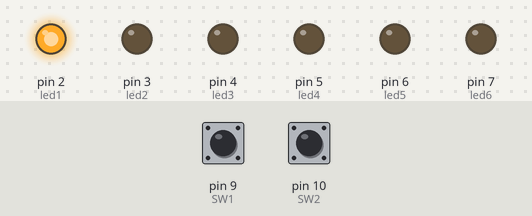
This sketch was run on a simulated Arduino Uno, built with avr-gcc and run on an emulated ATmega328P. On the bench: output pins drawn as LEDs (lit = HIGH). The inputs (shaded band) are chosen by the test bench; at power-on: pin 9 (SW1) HIGH, pin 10 (SW2) HIGH.

Above: at 1.2 s.
1.3 s: pin 9 (SW1) pulled LOW for 0.15 s
At 2.4 s:
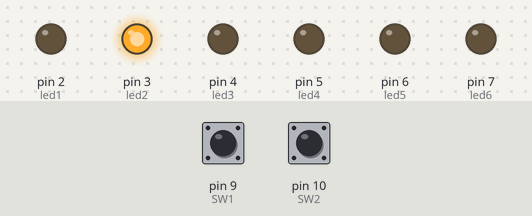
3.0 s: pin 9 (SW1) pulled LOW for 1 s
At 4.9 s:
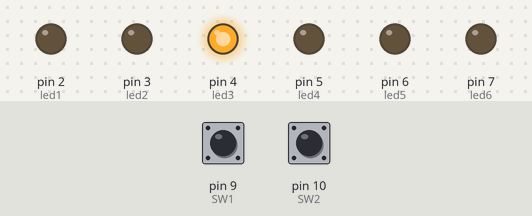
5.6 s: pin 9 (SW1) pulled LOW for 0.15 s
At 6.9 s:
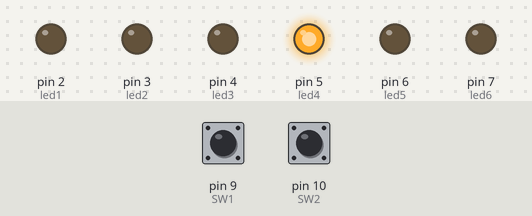
7.3 s: pin 9 (SW1) pulled LOW for 3.2 s
At 11.1 s:
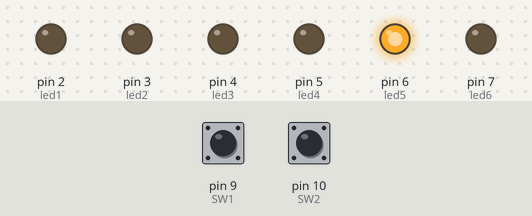
12.1 s: pin 9 (SW1) pulled LOW for 0.15 s
At 13.0 s:
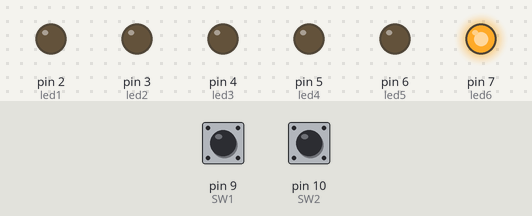
13.8 s: pin 10 (SW2) pulled LOW for 0.15 s
At 14.3 s:
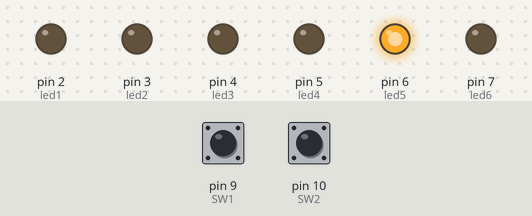
Timing chart, 0 to 16.5 s (numbered marks = the images above; inputs shaded):
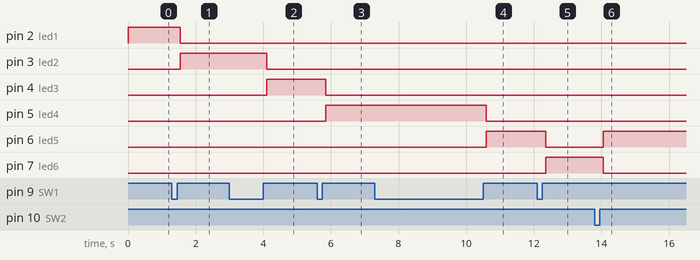

Measured:
- after the input at 1.3 s, pin 2 (led1): HIGH → LOW after 0.25 s; pin 3 (led2): LOW → HIGH after 0.25 s
- after the input at 3.0 s, pin 3 (led2): HIGH → LOW after 1.1 s; pin 4 (led3): LOW → HIGH after 1.1 s
- after the input at 5.6 s, pin 4 (led3): HIGH → LOW after 0.25 s; pin 5 (led4): LOW → HIGH after 0.25 s
- after the input at 7.3 s, pin 5 (led4): HIGH → LOW after 3.3 s; pin 6 (led5): LOW → HIGH after 3.3 s
- after the input at 12.1 s, pin 6 (led5): HIGH → LOW after 0.25 s; pin 7 (led6): LOW → HIGH after 0.25 s
- after the input at 13.8 s, pin 6 (led5): LOW → HIGH after 0.25 s; pin 7 (led6): HIGH → LOW after 0.25 s

The sketch:

SW_LED.ino
```cpp
#define SW1 digitalRead(9)
#define SW2 digitalRead(10)
#define BUZZER(x) digitalWrite(12, x)

void setup() {
  Serial.begin(9600);

  pinMode(2, OUTPUT);         // led1
  pinMode(3, OUTPUT);         // led2
  pinMode(4, OUTPUT);         // led3
  pinMode(5, OUTPUT);         // led4
  pinMode(6, OUTPUT);         // led5
  pinMode(7, OUTPUT);         // led6

  pinMode(9, INPUT_PULLUP);   // SW1
  pinMode(10, INPUT_PULLUP);  // SW2
}

int led_control = 2;  // 2...7


void BUZ(int n, int c) {
  for (int i = 0; i < n; i++) {
    BUZZER(1);
    delay(c);
    BUZZER(0);
  }
}

void SW_Control(int *t) {
  if (SW1==0 ) {
    while(SW1==0) {}
    BUZ(1, 100);
    if (*t < 7)
      *t += 1;
    else
      BUZ(1,100);
  }
  if (SW2==0) {
    while(SW2==0) {}
    BUZ(1, 100);
    if (*t > 2)
      *t -= 1;
    else
      BUZ(1,100);
  }
}

void loop() {
  SW_Control(&led_control);

  digitalWrite(2, led_control == 2);
  digitalWrite(3, led_control == 3);
  digitalWrite(4, led_control == 4);
  digitalWrite(5, led_control == 5);
  digitalWrite(6, led_control == 6);
  digitalWrite(7, led_control == 7);
}
```
